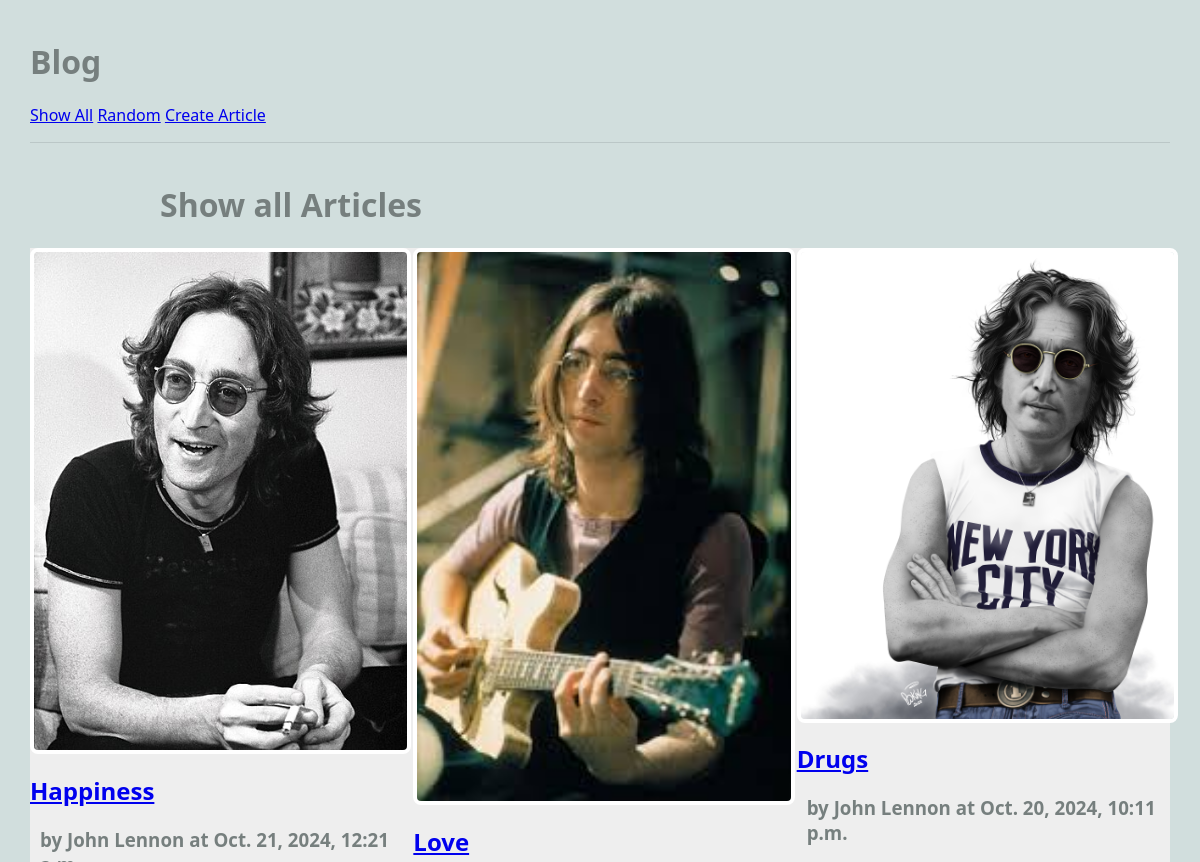
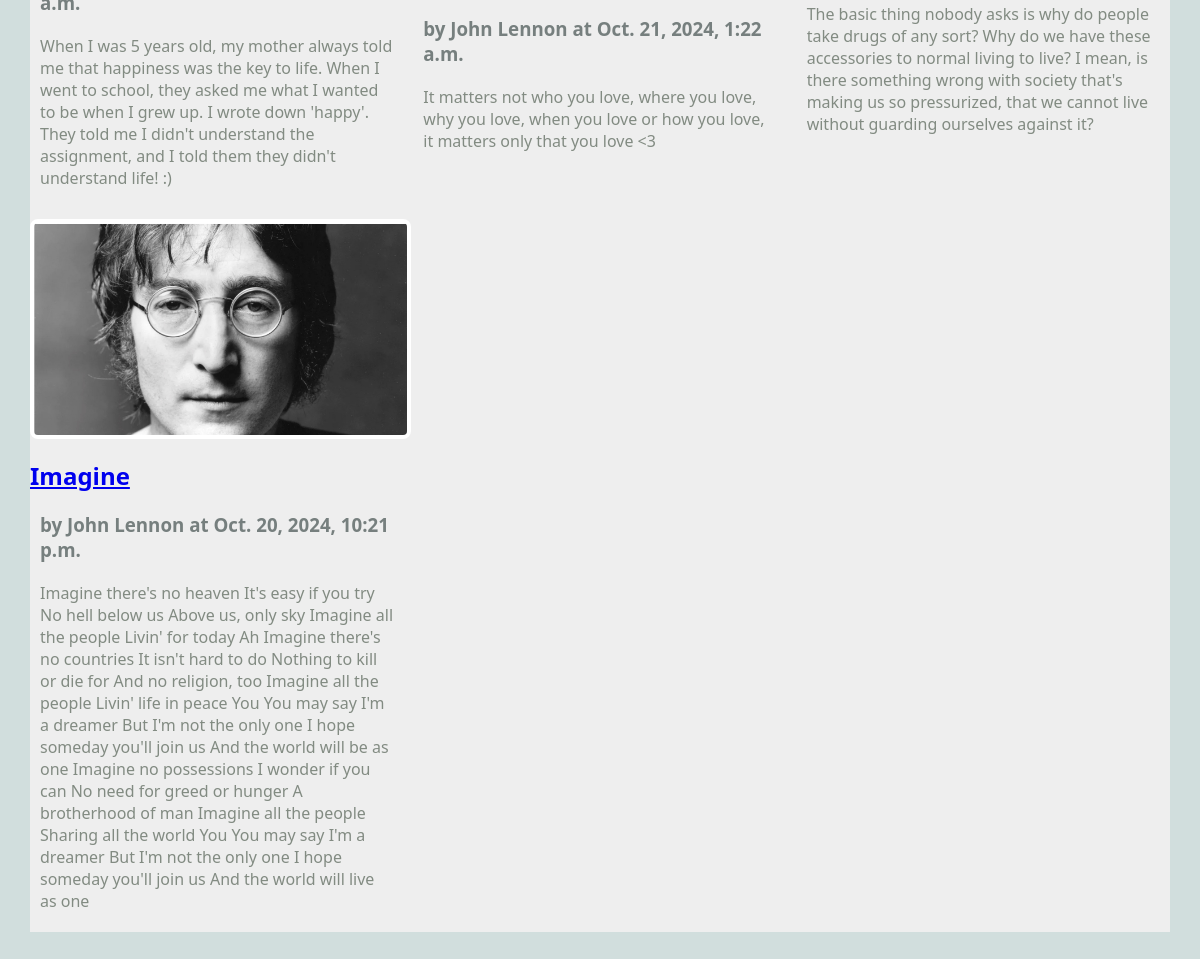
/blog/show_all, run on the app's committed database (2 pictures, top to bottom).
### blog/models.py (models this page shows, shortened)
class Article(models.Model):
    title = models.TextField(blank=False)
    author = models.TextField(blank=False)
    text = models.TextField(blank=False)
    published = models.DateTimeField(auto_now=True)
    image_file = models.ImageField(blank=True) ## NEW

### blog/views.py (the view)
# urls.py: path(r'show_all', views.ShowAllView.as_view(), name="show_all"),
class ShowAllView(ListView):
    model = Article # the model to display
    template_name = 'blog/show_all.html'
    context_object_name = 'articles' # context variable to use in the template

### blog/templates/blog/show_all.html
{% extends 'blog/base.html' %}
{% block content %}
<h1 style="margin-left: 130px;">Show all Articles</h1>
<main class="grid-container">
    {% for a in articles %}
    <article>
        <a href="{% url 'article' a.pk %}">
        {% if a.image_file %}
        <img src="{{a.image_file.url}}" alt="{{a.image_file.url}}">
        {% else %}
        No image_file available.
        {% endif %}
        </a>
        <div>
            <h2><a href="{% url 'article' a.pk %}">{{a.title}}</a></h2>
            <h3>by {{a.author}} at {{a.published}}</h3>
            <p>
                {{a.text}}
            </p>
        </div>
    </article>
    {% endfor %}
</main>
{% endblock %}

### static/styles-blog.css (style rules this page uses)
body { margin: 30px; background: #d1dedd; font-family:'Segoe UI', Tahoma, Geneva, Verdana, sans-serif; }
h1, h2, h3 { color: #767f7e; }
p { color: #828b82; }
.grid-container { background: #eee; max-width: 900px; display: grid; grid-template-columns: repeat(3, 1fr); grid-gap: 10px; max-width: 1200px; margin: 20px auto; }
article img, article.featured img { width: 100%; border: 4px solid #fff; border-radius: 8px; }
article p, article h3 { margin: 20px 10px; }

### data on the page
Article: image_file (picture), title "Happiness", author "John Lennon", published "Oct. 21, 2024, 12:21 a.m.", text "When I was 5 years old, my mother always told me that happiness was the key to life. When I went to school, they asked me what I wanted to be when I grew up. I wrote down 'happy'. They told me I didn't understand the assignment, and I told them they didn't understand life! :)"
Article: image_file (picture), title "Love", author "John Lennon", published "Oct. 21, 2024, 1:22 a.m.", text "It matters not who you love, where you love, why you love, when you love or how you love, it matters only that you love <3"
Article: image_file (picture), title "Drugs", author "John Lennon", published "Oct. 20, 2024, 10:11 p.m.", text "The basic thing nobody asks is why do people take drugs of any sort? Why do we have these accessories to normal living to live? I mean, is there something wrong with society that's making us so pressurized, that we cannot live without guarding ourselves against it?"
Article: image_file (picture), title "Imagine", author "John Lennon", published "Oct. 20, 2024, 10:21 p.m.", text "Imagine there's no heaven It's easy if you try No hell below us Above us, only sky Imagine all the people Livin' for today Ah Imagine there's no countries It isn't hard to do Nothing to kill or die for And no religion, too Imagine all the people Livin' life in peace You You may say I'm a dreamer But I'm not the only one I hope someday you'll join us And the world will be as one Imagine no possessions I wonder if you can No need for greed or hunger A brotherhood of man Imagine all the people Sharing all the world You You may say I'm a dreamer But I'm not the only one I hope someday you'll join us And the world will live as one"
